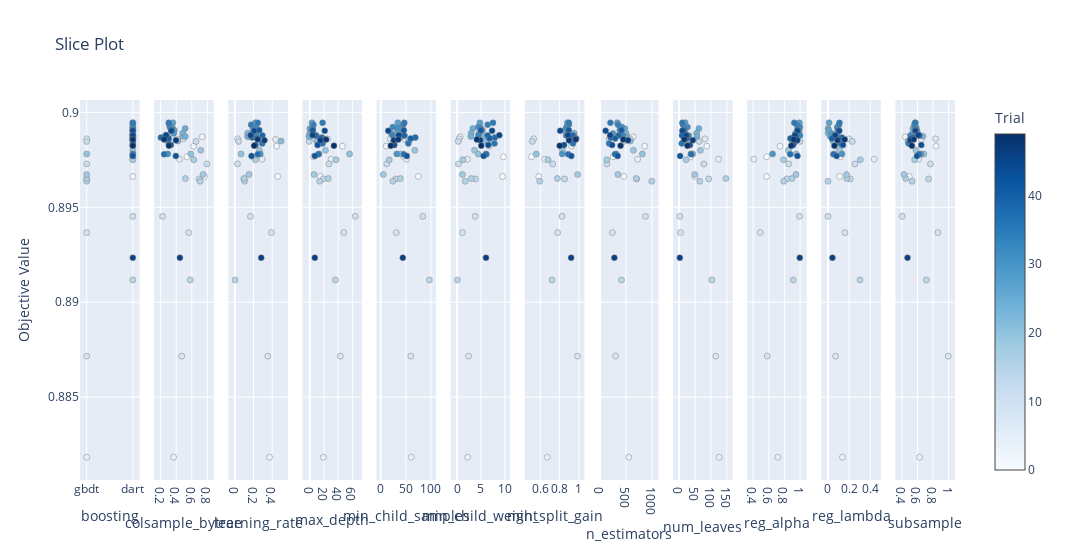

This figure's notebook cell:
### Code cell
optuna.visualization.plot_slice(study)
